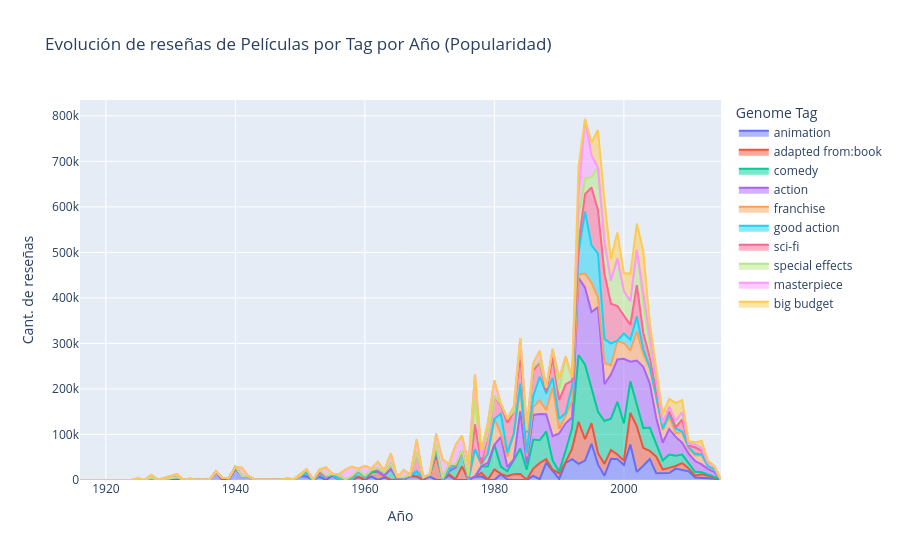

The code cell stored with this chart in its notebook:
### Markdown cell above
#### Evolución de reseñas de peliculas por Tag por Año

Se decide realizar este análisis porque se considera un indicador de que tipo de película (de acuerdo al tag asociado) fue más popular a medida que fueron pasando los años.

Se considera popular aquel tag que tiene mayor cantidad de reseñas.

Para mayor claridad en el gráfico, se seleccionan los primeros 10 tags con mayor cantidad de reseñas.

### Code cell
# Calcula el conteo total de películas por cada tag a lo largo de todos los años
tag_counts = df_pandas.groupby('genome_tag')['count'].sum().reset_index()

# Identifica los 10 tags con mayor conteo
top_tags = tag_counts.nlargest(10, 'count')['genome_tag'].tolist()

# Filtra el DataFrame original para incluir solo estos 10 tags
df_top_tags = df_pandas[df_pandas['genome_tag'].isin(top_tags)]

fig_area = px.area(
    df_top_tags,
    x='year',
    y='count',
    color='genome_tag',
    title='Evolución de reseñas de Películas por Tag por Año (Popularidad)',
    labels={
        'year': 'Año',
        'count': 'Cant. de reseñas',
        'genome_tag': 'Genome Tag'
    },
    height=600
)

fig_area.update_layout(
    xaxis_tickformat='d'
)

fig_area.show()

### Figure 1 — Plotly figure (JSON) as saved in the notebook; plotly's stock layout.template omitted (floating-point values rounded to 4 significant figures)
{"data": [{"fillpattern": {"shape": ""}, "hovertemplate": "Genome Tag=animation<br>Año=%{x}<br>Cant. de reseñas=%{y}<extra></extra>", "legendgroup": "animation", "line": {"color": "#636efa"}, "marker": {"symbol": "circle"}, "mode": "lines", "name": "animation", "orientation": "v", "showlegend": true, "stackgroup": "1", "type": "scatter", "x": [1968, 1959, 2004, 1993, 2013, 2005, 1992, 1987, 2006, 2011, 1942, 2000, 2009, 1998, 2014, 2010, 1999, 1981, 1940, 1988, 1977, 1996, 1997, 2003, 1991, 1963, 1978, 2012, 1995, 1994, 2008, 2015, 1971, 1973, 1941, 1951, 2002, 1947, 1961, 1949, 2007, 1953, 1990, 1986, 2001, 1962, 1967, 1955, 1937, 1989, 1950, 1982, 1939, 1946, 1948, 1972, 1983, 1970], "xaxis": "x", "y": [7632, 6291, 46273, 35531, 3844, 14624, 45881, 1801, 15243, 5301, 7257, 33097, 21762, 46713, 2715, 19122, 45878, 12563, 24921, 37882, 6700, 34225, 9487, 31472, 37381, 5428, 7978, 5311, 79504, 42562, 25100, 20, 41, 10150, 8951, 7842, 17793, 171, 7784, 753, 15233, 7075, 2370, 9005, 77883, 58, 8694, 10062, 17766, 19234, 8954, 1132, 677, 109, 128, 255, 142, 7892], "yaxis": "y"}, {"fillpattern": {"shape": ""}, "hovertemplate": "Genome Tag=adapted from:book<br>Año=%{x}<br>Cant. de reseñas=%{y}<extra></extra>", "legendgroup": "adapted from:book", "line": {"color": "#EF553B"}, "marker": {"symbol": "circle"}, "mode": "lines", "name": "adapted from:book", "orientation": "v", "showlegend": true, "stackgroup": "1", "type": "scatter", "x": [2010, 1998, 1999, 1932, 1959, 1954, 1953, 2005, 1962, 1985, 1995, 1990, 1994, 1943, 2001, 1981, 1986, 1992, 2009, 1939, 1997, 1996, 2002, 2007, 1989, 1946, 2013, 1945, 1956, 2014, 1949, 1947, 1987, 1983, 1991, 1978, 1982, 1940, 2008, 1971, 1970, 2012, 1988, 1958, 2004, 1974, 1964, 1968, 1951, 1972, 2003, 2006, 1993, 1944, 1934, 2000, 1933, 1941, 1937, 1984, 1935, 1931, 1960, 2015, 2011, 1938, 1977, 1979, 1942, 1963, 1966, 1948, 1965, 1980, 1950, 1973, 1961, 1975, 1955], "xaxis": "x", "y": [6319, 19450, 10334, 437, 1089, 6479, 4827, 36597, 18188, 477, 45307, 12050, 47340, 885, 69350, 884, 16097, 23189, 15471, 3211, 25912, 24551, 100029, 11335, 3364, 529, 5327, 1118, 1166, 1855, 537, 247, 35576, 12755, 1899, 7978, 7487, 4211, 5763, 54849, 1892, 7407, 7954, 1545, 17616, 1646, 218, 531, 7842, 644, 38867, 7717, 92230, 1131, 393, 9497, 2056, 244, 1223, 13312, 229, 6213, 116, 96, 4271, 293, 759, 801, 695, 2733, 1586, 512, 467, 23410, 152, 2563, 9499, 29932, 2157], "yaxis": "y"}, {"fillpattern": {"shape": ""}, "hovertemplate": "Genome Tag=comedy<br>Año=%{x}<br>Cant. de reseñas=%{y}<extra></extra>", "legendgroup": "comedy", "line": {"color": "#00cc96"}, "marker": {"symbol": "circle"}, "mode": "lines", "name": "comedy", "orientation": "v", "showlegend": true, "stackgroup": "1", "type": "scatter", "x": [1985, 2014, 1996, 2002, 1999, 1935, 2001, 1988, 1998, 2008, 2005, 2011, 1970, 1980, 1993, 1991, 2012, 2007, 2006, 1982, 2013, 1963, 1994, 1979, 2010, 1976, 1995, 1987, 1989, 1990, 2004, 1986, 2003, 2000, 2009, 1997, 1969, 1938, 1975, 1973, 1992, 1984, 1978, 2015, 1983, 1947, 1961, 1968, 1966, 1981, 1965, 1974, 1971, 1956, 1964, 1959, 1960, 1962, 1977], "xaxis": "x", "y": [22283, 2212, 91179, 44800, 115634, 1544, 69664, 60610, 68623, 22390, 27978, 8554, 443, 53740, 146807, 25088, 4329, 29491, 20053, 10386, 3137, 1673, 163368, 28779, 10226, 636, 76686, 49889, 20406, 3870, 51308, 63873, 43725, 81843, 18672, 94127, 2950, 4427, 34914, 6853, 44514, 55837, 13939, 26, 31853, 118, 419, 10327, 920, 15946, 1694, 25818, 9490, 702, 24017, 12395, 5201, 284, 191], "yaxis": "y"}, {"fillpattern": {"shape": ""}, "hovertemplate": "Genome Tag=action<br>Año=%{x}<br>Cant. de reseñas=%{y}<extra></extra>", "legendgroup": "action", "line": {"color": "#ab63fa"}, "marker": {"symbol": "circle"}, "mode": "lines", "name": "action", "orientation": "v", "showlegend": true, "stackgroup": "1", "type": "scatter", "x": [2010, 1988, 1987, 1980, 2001, 1974, 1989, 2000, 2005, 2012, 2002, 1985, 2014, 1994, 2006, 2003, 2013, 2011, 1998, 1999, 1995, 1991, 1978, 1984, 2004, 1981, 2008, 1990, 1993, 1961, 1992, 1996, 1997, 1986, 2007, 2009, 2015, 1979, 1982, 1977, 1983, 1975], "xaxis": "x", "y": [22467, 38218, 57455, 250, 43003, 111, 53158, 141815, 57007, 17137, 99898, 13277, 10701, 169091, 38928, 134491, 11639, 23573, 96777, 92978, 167672, 60200, 85, 82331, 96727, 65437, 41448, 83938, 169743, 3476, 23813, 229830, 81211, 53947, 55699, 26021, 293, 8825, 9214, 57, 352, 80], "yaxis": "y"}, {"fillpattern": {"shape": ""}, "hovertemplate": "Genome Tag=franchise<br>Año=%{x}<br>Cant. de reseñas=%{y}<extra></extra>", "legendgroup": "franchise", "line": {"color": "#FFA15A"}, "marker": {"symbol": "circle"}, "mode": "lines", "name": "franchise", "orientation": "v", "showlegend": true, "stackgroup": "1", "type": "scatter", "x": [1998, 1994, 1988, 1992, 1981, 1991, 1980, 2010, 1993, 2013, 2004, 1999, 2009, 2012, 2001, 2007, 1987, 1983, 1984, 2014, 1997, 2008, 2006, 1985, 2003, 1979, 2011, 1996, 1989, 1986, 2005, 1977, 1966, 2000, 1990, 1995, 1964, 2002, 1982, 1978, 1973, 1965, 1974, 1963, 1969, 1967, 1962, 1971], "xaxis": "x", "y": [20552, 31095, 8386, 36087, 7305, 16996, 57214, 10733, 7493, 4779, 33713, 40051, 23126, 20766, 24213, 27295, 30211, 56403, 49016, 5804, 46513, 8128, 27724, 15760, 27621, 19835, 12266, 21462, 107609, 17054, 44287, 59838, 783, 34528, 10234, 64580, 11240, 64374, 23379, 4501, 4892, 4210, 3846, 7182, 2688, 2172, 7183, 4357], "yaxis": "y"}, {"fillpattern": {"shape": ""}, "hovertemplate": "Genome Tag=good action<br>Año=%{x}<br>Cant. de reseñas=%{y}<extra></extra>", "legendgroup": "good action", "line": {"color": "#19d3f3"}, "marker": {"symbol": "circle"}, "mode": "lines", "name": "good action", "orientation": "v", "showlegend": true, "stackgroup": "1", "type": "scatter", "x": [1978, 1991, 2002, 2001, 1990, 1981, 1988, 1985, 1998, 2012, 1989, 1996, 1992, 1997, 1994, 2008, 1993, 2011, 2013, 1995, 2007, 2014, 2009, 2003, 1987, 2010, 2000, 1982, 1984, 2005, 1986, 1999, 2004, 2006, 1983], "xaxis": "x", "y": [85, 5438, 32180, 24387, 22161, 43295, 36944, 7355, 47434, 1300, 20745, 96019, 31888, 52642, 136016, 10299, 49038, 3500, 780, 82160, 5741, 745, 1477, 10985, 51530, 3231, 21204, 9134, 11276, 2271, 24680, 1370, 1785, 3165, 162], "yaxis": "y"}, {"fillpattern": {"shape": ""}, "hovertemplate": "Genome Tag=sci-fi<br>Año=%{x}<br>Cant. de reseñas=%{y}<extra></extra>", "legendgroup": "sci-fi", "line": {"color": "#FF6692"}, "marker": {"symbol": "circle"}, "mode": "lines", "name": "sci-fi", "orientation": "v", "showlegend": true, "stackgroup": "1", "type": "scatter", "x": [1991, 1955, 1995, 2007, 2014, 1985, 1980, 1969, 2015, 1999, 2000, 1989, 1997, 1983, 1998, 2009, 2008, 1981, 1953, 2012, 2004, 1992, 2003, 1987, 1993, 2002, 1971, 1984, 1996, 1966, 2001, 1972, 1968, 2006, 1973, 1978, 2013, 1994, 2010, 1982, 1964, 1962, 1986, 1956, 1974, 1959, 2005, 1957, 2011, 1936, 1967, 1988, 1961, 1958, 1951, 1960, 1979, 1990, 1970, 1950, 1977, 1927, 1954, 1976], "xaxis": "x", "y": [63106, 746, 126857, 6789, 5237, 45527, 49723, 89, 117, 75840, 39328, 45091, 144004, 47718, 87665, 26812, 2867, 19219, 5599, 7777, 21988, 13061, 36434, 32076, 18307, 68915, 8059, 64921, 95369, 1614, 32262, 2799, 41241, 12804, 10287, 1506, 7610, 38508, 3954, 65188, 88, 384, 55988, 9231, 400, 850, 16187, 1054, 14381, 165, 386, 3935, 701, 6337, 7611, 4298, 43646, 41067, 2668, 327, 54502, 5437, 1528, 5054], "yaxis": "y"}, {"fillpattern": {"shape": ""}, "hovertemplate": "Genome Tag=special effects<br>Año=%{x}<br>Cant. de reseñas=%{y}<extra></extra>", "legendgroup": "special effects", "line": {"color": "#B6E880"}, "marker": {"symbol": "circle"}, "mode": "lines", "name": "special effects", "orientation": "v", "showlegend": true, "stackgroup": "1", "type": "scatter", "x": [2014, 1953, 1979, 1997, 2004, 1975, 1955, 1989, 1999, 2008, 2003, 2010, 2000, 2007, 1982, 2012, 1966, 1994, 1985, 1974, 1933, 1993, 1978, 2005, 1991, 1959, 1988, 1963, 2002, 1977, 1981, 1996, 2001, 1998, 2015, 2006, 1995, 1984, 2011, 1986, 1976, 1924, 1992, 1983, 2009, 1973, 1958, 1957, 1990, 1951, 1954, 1987], "xaxis": "x", "y": [385, 4827, 610, 68724, 25700, 62, 227, 17876, 104389, 13700, 66578, 3495, 53462, 9445, 9096, 5856, 1800, 34384, 3698, 2674, 1456, 60083, 15089, 17318, 60981, 675, 9217, 772, 77327, 54641, 2525, 93686, 51907, 50545, 77, 89, 22662, 30825, 6658, 7076, 2856, 167, 7006, 1277, 15154, 588, 1564, 75, 20791, 334, 1528, 3352], "yaxis": "y"}, {"fillpattern": {"shape": ""}, "hovertemplate": "Genome Tag=masterpiece<br>Año=%{x}<br>Cant. de reseñas=%{y}<extra></extra>", "legendgroup": "masterpiece", "line": {"color": "#FF97FF"}, "marker": {"symbol": "circle"}, "mode": "lines", "name": "masterpiece", "orientation": "v", "showlegend": true, "stackgroup": "1", "type": "scatter", "x": [1948, 1977, 1932, 1986, 1994, 1966, 1960, 1972, 1988, 1962, 1943, 1954, 1956, 1968, 1931, 1995, 1949, 1961, 1979, 1976, 1958, 1971, 1941, 1983, 1963, 1984, 1928, 1953, 1950, 1957, 1987, 1974, 2003, 1925, 2004, 1942, 1990, 1952, 1997, 1926, 1980, 1964, 1927, 1969, 1993, 1955, 1916, 1934, 1959, 1975, 1924, 1989, 1985], "xaxis": "x", "y": [3186, 54873, 156, 8875, 130676, 15594, 21543, 41355, 122, 13999, 88, 18366, 2100, 29660, 6825, 48154, 168, 3559, 24753, 24481, 19794, 24896, 17774, 10713, 3335, 4288, 753, 971, 3712, 21705, 21926, 42708, 21746, 3845, 18684, 695, 26406, 1118, 1046, 267, 34454, 23220, 5898, 579, 50054, 758, 187, 261, 3616, 32395, 188, 402, 4824], "yaxis": "y"}, {"fillpattern": {"shape": ""}, "hovertemplate": "Genome Tag=big budget<br>Año=%{x}<br>Cant. de reseñas=%{y}<extra></extra>", "legendgroup": "big budget", "line": {"color": "#FECB52"}, "marker": {"symbol": "circle"}, "mode": "lines", "name": "big budget", "orientation": "v", "showlegend": true, "stackgroup": "1", "type": "scatter", "x": [2010, 2003, 1999, 1997, 2008, 2014, 2012, 2006, 2004, 2007, 1998, 2000, 1978, 1996, 2005, 2001, 2013, 2009, 2002, 2011, 1993, 1990, 1995], "xaxis": "x", "y": [6307, 91260, 57502, 91858, 39681, 819, 15996, 20322, 31491, 17335, 47578, 39869, 15089, 82550, 31299, 60231, 5839, 26811, 58032, 4346, 59715, 121, 27775], "yaxis": "y"}], "layout": {"autosize": true, "legend": {"title": {"text": "Genome Tag"}, "tracegroupgap": 0}, "title": {"text": "Evolución de reseñas de Películas por Tag por Año (Popularidad)"}, "xaxis": {"anchor": "y", "autorange": true, "domain": [0, 1], "range": [1916, 2015], "tickformat": "d", "title": {"text": "Año"}, "type": "linear"}, "yaxis": {"anchor": "x", "autorange": true, "domain": [0, 1], "range": [0, 834800.0], "title": {"text": "Cant. de reseñas"}, "type": "linear"}}}
